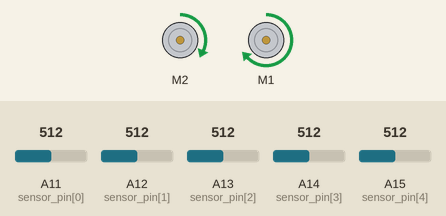
Simulated run of this sketch. Board: Arduino Mega 2560, built with avr-gcc and run on an emulated ATmega2560. Parts: 2 × DC motor (green arrow = forward, orange = backward, longer = faster). Inputs (shaded band) come from the test bench; at power-on: A11 (sensor_pin[0]) = 512, A12 (sensor_pin[1]) = 512, A13 (sensor_pin[2]) = 512, A14 (sensor_pin[3]) = 512, A15 (sensor_pin[4]) = 512. What the sketch prints to the serial monitor is not drawn.

Above: at 0.1 s.
Timing chart, 0 to 1.6 s (numbered marks = the images above):
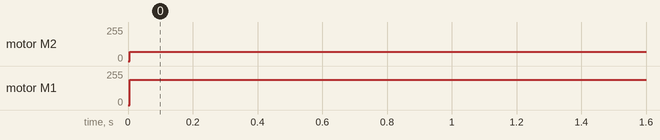

Measured:
- by itself, motor M2: stopped → forward 68/255 at 0.01 s
- by itself, motor M1: stopped → forward 188/255 at 0.01 s

The sketch:

RampPID.ino
```cpp
#include <PID_v1.h>
#include <Adafruit_MotorShield.h>

#define numSensors  5
#define numCalibrations 10

#define leftMotorBase 128
#define leftMotorMax 200
#define leftMotorMin 40
#define rightMotorBase  128
#define rightMotorMax  200
#define rightMotorMin  40

#define Kp_cons  0.03
#define Ki_cons  0
#define Kd_cons  0.01

static const uint8_t sensor_pin[] = {A11,A12,A13,A14,A15};
static const uint8_t trigger_pin[] = {51,49,47,45,43};

double Setpoint, Input, Output;
PID myPID(&Input, &Output, &Setpoint, Kp_cons,Ki_cons,Kd_cons, REVERSE);
Adafruit_MotorShield myDriveTrain = Adafruit_MotorShield();

Adafruit_DCMotor * leftMotor = myDriveTrain.getMotor(2);
Adafruit_DCMotor * rightMotor = myDriveTrain.getMotor(1);

void setup() {
  Serial.begin(9600);

  setupIR();
  Input = readIRSum();
  myPID.SetSampleTime(10);
  myPID.SetMode(AUTOMATIC);
  myPID.SetOutputLimits(-100, 100);

  myDriveTrain.begin();
}

void loop() {
  Input = readIRSum();
  myPID.Compute();
  driveMotors(Output);
}

int readIRSensor(uint8_t sensorNumber){
  digitalWrite(trigger_pin[sensorNumber], LOW);
  int ambient = analogRead(sensor_pin[sensorNumber]);
  digitalWrite(trigger_pin[sensorNumber], HIGH);
  delayMicroseconds(20);
  int measured = analogRead(sensor_pin[sensorNumber]);
  digitalWrite(trigger_pin[sensorNumber], LOW);
  delayMicroseconds(100);
  return (abs(measured-ambient));
}

double readIRSum(){
  double IRSum = 0;
  for (int i = 0; i < numSensors; i++){
    IRSum += readIRSensor(i);
  }
  return IRSum;
}

void setupIR(){
  for (int i = 0; i < numSensors; i++){
    pinMode(trigger_pin[i], OUTPUT);
    digitalWrite(trigger_pin[i], LOW);
  }

  Setpoint = 2000;
//  for (int i = 0; i < numCalibrations; i++){
//    Setpoint += readIRSum();
//    Serial.println(readIRSum());
//    delay(250);
//  }
//  Setpoint = Setpoint/numCalibrations;
  Serial.print("Calibrated: ");
  Serial.println(Setpoint);

//  delay(5000);
}

void driveMotors(double drive){
  int driveOutput = drive;
  Serial.println(driveOutput);
  leftMotor->setSpeed(constrain(leftMotorBase+driveOutput, leftMotorMin, leftMotorMax));
  leftMotor->run(FORWARD);

  rightMotor->setSpeed(constrain(rightMotorBase-driveOutput, rightMotorMin, rightMotorMax));
  rightMotor->run(FORWARD);
}
```
